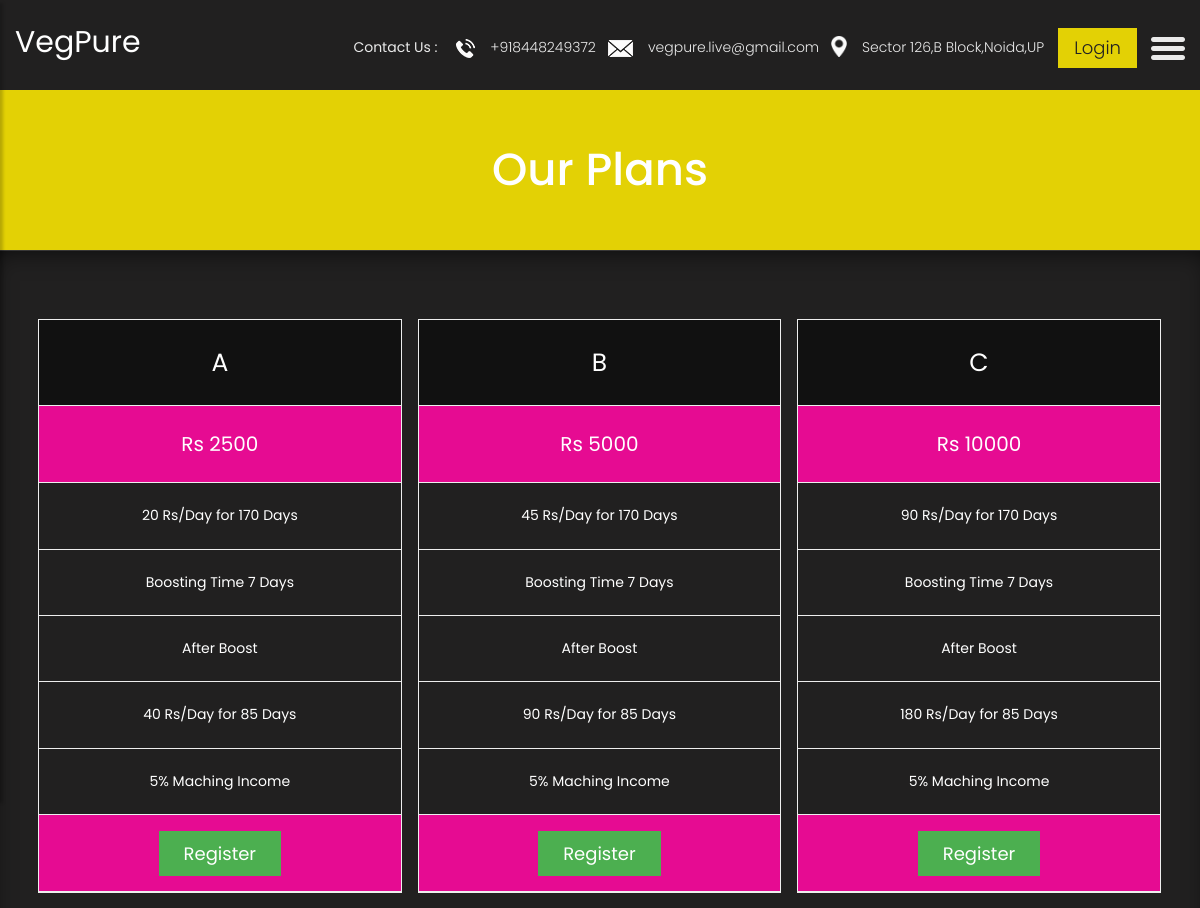
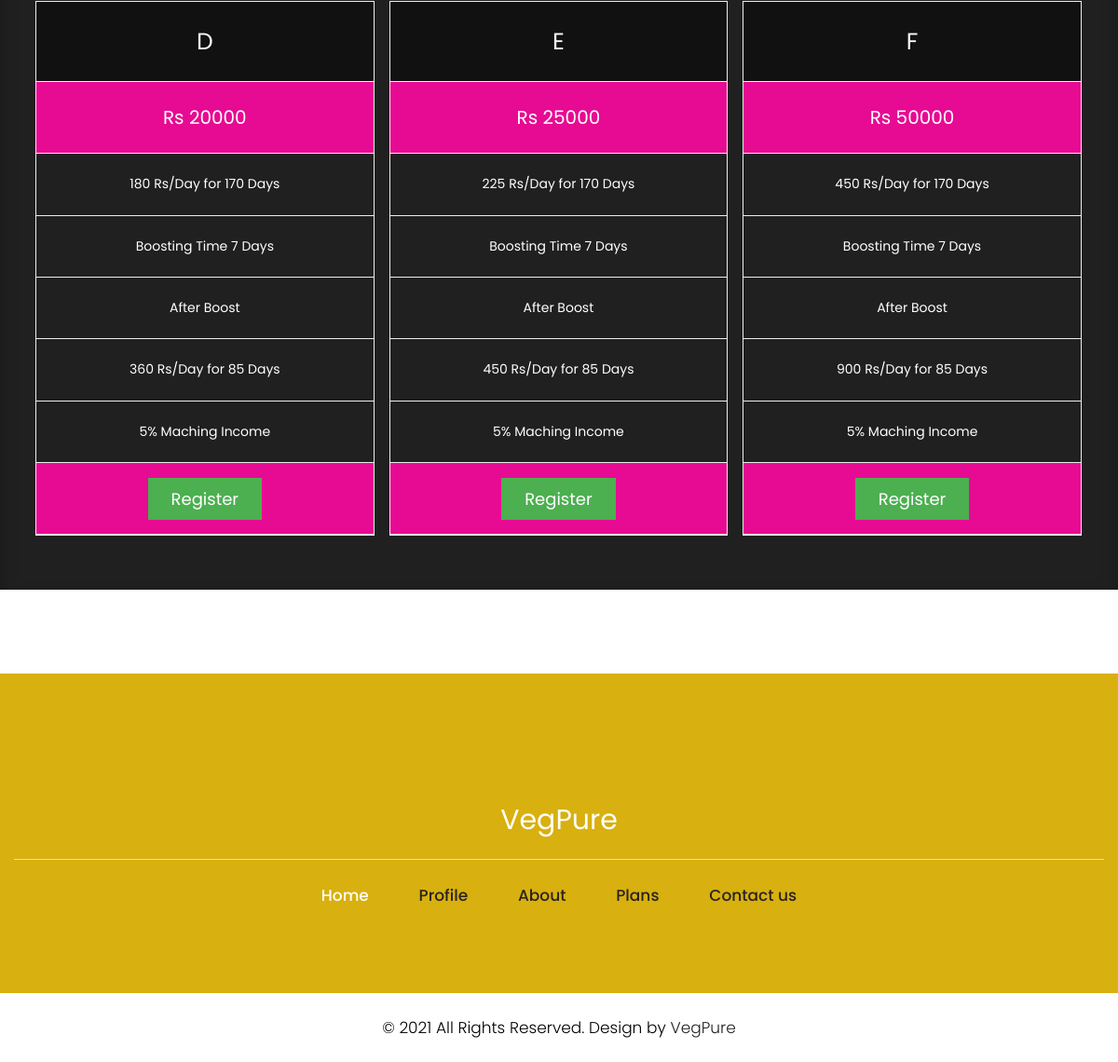
The app's page /plans/ with its own data (2 pictures, top to bottom).
### MainApp/models.py (models this page shows, shortened)
class Plan(models.Model):
    pid=models.IntegerField(primary_key=True)
    price=models.IntegerField()
    name=models.CharField(max_length=20)
    payoutNormal=models.IntegerField()
    payoutBoosted=models.IntegerField()
    normalDays=models.IntegerField()
    boostedDays=models.IntegerField()
    capping=models.IntegerField()

### MainApp/views.py (the view)
# urls.py: path('plans/',views.plans,name='plans'),
def plans(request):
    data=Plan.objects.all()
    return render(request,"plans.html",{"Data":data})

### MainApp/templates/MainApp/plans.html (shortened to what this page needs)
{% extends 'index.html' %}
{% load static %}
{% block body %}
    <div class="yellow_bg">
   <div class="container">
            <div class="row">
               <div class="col-md-12">
                  <div class="title">
                     <h2>Our Plans</h2>
                  </div>
               </div>
            </div>
          </div>
</div>
    <section class="resip_section">
        <div class="container">
            <div class="row">
{% for i in Data %}
<div class="columns">
  <ul class="price">
    <li class="header">{{i.name}}</li>
    <li class="grey">Rs {{i.price}}</li>
    <li>{{i.payoutNormal}} Rs/Day for {{i.normalDays}} Days</li>
    <li>Boosting Time 7 Days</li>
    <li>After Boost</li>
    <li>{{i.payoutBoosted}} Rs/Day for {{i.boostedDays}} Days</li>
      <li>5% Maching Income</li>
    <li class="grey"><a href="/register/{{i.pid}}" class="button">Register</a></li>
  </ul>
</div>
{% endfor %}
        </div>
        </div>
    </section>
{% endblock %}

### MainApp/templates/MainApp/index.html (shortened to what this page needs)
{% load static %}
<!DOCTYPE html>
<html lang="en">
<head>
    <link rel="stylesheet" href="{% static 'css/bootstrap.min.css'%}">
    <link rel="stylesheet" href="{% static 'css/owl.carousel.min.css'%}">
    <link rel="stylesheet" href="{% static 'css/style.css'%}">
    <link rel="stylesheet" href="{% static 'css/responsive.css'%}">
    <link rel="stylesheet" href="https://cdnjs.cloudflare.com/ajax/libs/font-awesome/4.7.0/css/font-awesome.min.css">
</head>
<body class="main-layout">
    <div class="wrapper">
    <div id="content">
    <header>
        <div class="container-fluid">
            <div class="row">
                <div class="col-md-3">
                    <div class="full">
                        <a href="/" class="mainHeading1">VegPure</a>
                    </div>
                </div>
                <div class="col-md-9">
                    <div class="full">
                        <div class="right_header_info">
                            <ul>
                                <li class="dinone">Contact Us : <img style="margin-right: 15px;margin-left: 15px;" src="{% static 'images/phone_icon.png'%}" alt="#"><a href="#">+918448249372</a></li>
                                <li class="dinone"><img style="margin-right: 15px;" src="{% static 'images/mail_icon.png'%}" alt="#"><a href="#">vegpure.live@gmail.com</a></li>
                                <li class="dinone"><img style="margin-right: 15px;height: 21px;position: relative;top: -2px;" src="{% static 'images/location_icon.png'%}" alt="#"><a href="#">Sector 126,B Block,Noida,UP</a></li>
                                 {% if not request.user.is_authenticated %}
                                <li class="button_user"><a class="button active" href="/login/">Login</a></li>
                                {% endif %}
                                <li>
                                    <button type="button" id="sidebarCollapse">
                                        <img src="{% static 'images/menu_icon.png'%}" alt="#">
                                    </button>
                                </li>
                            </ul>
                        </div>
                    </div>
                </div>
            </div>
        </div>
    </header>
        {% block body %}{% endblock %}
    <fooetr>
        <div class="footer">
            <div class="container-fluid">
                <div class="row">
                    <div class="col-md-12">
                        <div class="footer_logo">
                            <a href="/" class="mainHeading1">VegPure</a>
                        </div>
                    </div>
                    <div class="col-md-12">
                        <ul class="lik">
                            <li class="active"> <a href="/">Home</a></li>
                            <li> <a href="/profile/">Profile</a></li>
                            <li> <a href="/about/">About</a></li>
                            <li> <a href="/plans/">Plans</a></li>
                            <li> <a href="/contact/">Contact us</a></li>
                        </ul>
                    </div>
                </div>
            </div>
            <div class="copyright">
                <div class="container">
                    <p>© 2021 All Rights Reserved. Design by<a href="https://html.design/"> VegPure</a></p>
                </div>
            </div>
        </div>
    </fooetr>
    </div>
    </div>
</body>
</html>

### MainApp/static/css/style.css (style rules this page uses)
body { color: #666666; font-size: 14px; font-family: 'poppins', sans-serif; line-height: 1.80857; font-weight: normal; }
a { color: #1f1f1f; text-decoration: none !important; outline: none !important; -webkit-transition: all .3s ease-in-out; -moz-transition: all .3s ease-in-out; -ms-transition: all .3s ease-in-out; -o-transition: all .3s ease-in-out; transition: all .3s ease-in-out; }
h1, h2, h3, h4, h5, h6 { letter-spacing: 0; font-weight: normal; position: relative; padding: 0 0 10px 0; font-weight: normal; line-height: normal; color: #111111; margin: 0 }
.mainHeading1 { color:white; font-size: 30px }
h2 { font-size: 22px }
*, *::after, *::before { -webkit-box-sizing: border-box; -moz-box-sizing: border-box; box-sizing: border-box; }
ul, li, ol { margin: 0px; padding: 0px; list-style: none; }
p { margin: 0px; font-weight: 300; font-size: 15px; line-height: 24px; }
a { color: #222222; text-decoration: none; outline: none !important; }
a, .btn { text-decoration: none !important; outline: none !important; -webkit-transition: all .3s ease-in-out; -moz-transition: all .3s ease-in-out; -ms-transition: all .3s ease-in-out; -o-transition: all .3s ease-in-out; transition: all .3s ease-in-out; }
img { max-width: 100%; height: auto; }
button { border: 0; margin: 0; padding: 0; cursor: pointer; }
.full { float: left; width: 50%; }
.full { width: 100%; float: left; margin: 0; padding: 0; }
header { min-height: 90px; background: #212020; padding: 15px 0; position: fixed; width: 100%; top: 0; left: 0; z-index: 998; }
header .container-fluid { max-width: 1850px; }
.right_header_info { width: 100%; float: left; padding: 20px 0 0; }
.right_header_info ul { list-style: none; padding: 0; margin: 0; float: right; }
.right_header_info ul li { display: inline; font-size: 16px; margin-left: 45px; color: #eaeaea; font-weight: 400; float: left; }
.right_header_info ul li a { color: #eaeaea; font-weight: 300; }
.button_user a { float: left; min-width: 75px; height: 35px; text-align: center; line-height: 35px; position: relative; top: -3px; padding: 0 15px; margin: 0 2px; }
.button_user a { float: left; min-width: 75px; height: 40px; text-align: center; line-height: 38px; position: relative; top: -7px; padding: 0 15px; margin: 0 2px; border: solid #eaeaea 1px; }
.button_user a:hover, .button_user a:focus, .button_user a.active { background: #e3d105; color: #fff; border-color: #e3d105; color: #222; }
#sidebarCollapse { background: transparent; }
.resip_section { background: #212020; margin-top: 0; padding: 60px 0px 50px 0px; border-top: solid rgba(255,255,255,.1) 1px; box-shadow: inset 0 10px 30px -16px #000; }
.title { text-align: center; padding-bottom: 60px; }
.title h2 { font-size: 45px; font-weight: 500; line-height: 40px; color: #191918; padding: 20px 0px; }
.footer { background: #d8b00f; padding-top:90px; margin-top: 90px; }
.footer_logo { margin-top: 40px; text-align: center; border-bottom: #ddd solid 1px; padding-bottom: 15px; margin-bottom: 15px; }
ul.lik { text-align: center; margin-top: 10px; }
ul.lik li { display: inline-block; }
ul.lik li a { color: #292323; font-size: 17px; line-height: 27px; padding: 0px 25px; font-weight: 500; }
ul.lik li.active a { color: #fff; }
.copyright { background: #fff; margin-top: 90px; }
.copyright p { color: #000; text-align: center; padding: 25px 0px; font-size: 17px; }
#sidebarCollapse { background: transparent; padding: 0; border: none; }
.yellow_bg .title h2 { font-weight: bold; color: #fff; font-weight: 500; }
.yellow_bg { background-color: #e3d105; padding: 40px 0px; margin-top: 90px; }
.yellow_bg .title { padding-bottom: 0px; text-align: center; }

### MainApp/static/css/responsive.css (style rules this page uses)
@media (min-width: 1200px) and (max-width: 1500px) { .right_header_info ul li { font-size: 14px; margin-left: 12px; } }

### MainApp/templates/MainApp/plans.html (style rules this page uses)
* { box-sizing: border-box; }
.columns { float: left; width: 33.3%; padding: 8px; }
.price { list-style-type: none; border: 1px solid #eee; margin: 0; padding: 0; -webkit-transition: 0.3s; transition: 0.3s; }
.price .header { background-color: #111; color: white; font-size: 25px; }
.price li { color: white; border-bottom: 1px solid #eee; padding: 20px; text-align: center; }
.price .grey { background-color: #e60b92; font-size: 20px; }
.button { background-color: #4CAF50; border: none; color: white; padding: 10px 25px; text-align: center; text-decoration: none; font-size: 18px; }

### records on screen
Plan: name "A", price "2500", payoutNormal "20", normalDays "170", payoutBoosted "40", boostedDays "85"
Plan: name "B", price "5000", payoutNormal "45", normalDays "170", payoutBoosted "90", boostedDays "85"
Plan: name "C", price "10000", payoutNormal "90", normalDays "170", payoutBoosted "180", boostedDays "85"
Plan: name "D", price "20000", payoutNormal "180", normalDays "170", payoutBoosted "360", boostedDays "85"
Plan: name "E", price "25000", payoutNormal "225", normalDays "170", payoutBoosted "450", boostedDays "85"
Plan: name "F", price "50000", payoutNormal "450", normalDays "170", payoutBoosted "900", boostedDays "85"
